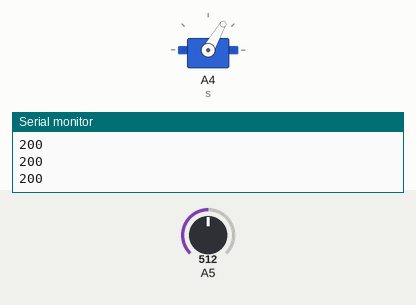
Simulated run of this sketch. Board: Arduino Uno, built with avr-gcc and run on an emulated ATmega328P. Parts: servo, the last lines printed to the serial monitor. The test bench sets the inputs (shaded band); at power-on: A5 = 512.

Above: at 1.2 s.
1.3 s: A5 set to 116
2.8 s: A5 set to 93
At 3.2 s:
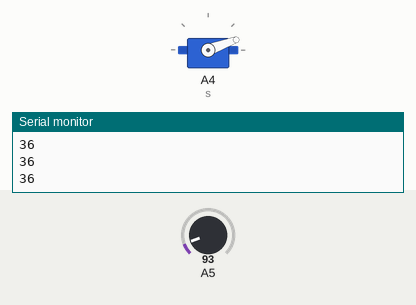
4.3 s: A5 set to 122
At 5.5 s:
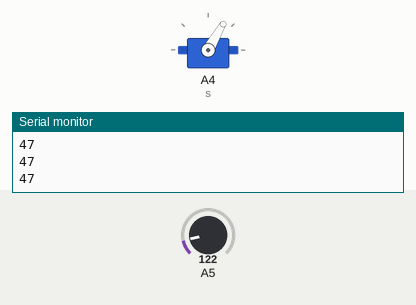
5.8 s: A5 set to 30
At 7.2 s:
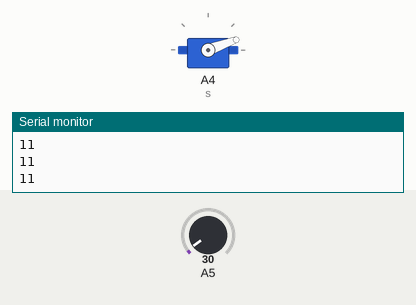
Timing chart, 0 to 8.3 s (numbered marks = the images above; inputs shaded):
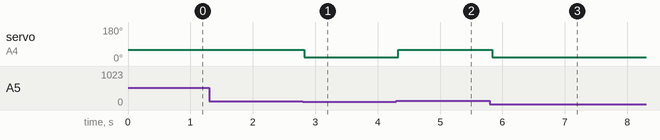

Measured:
- the behaviour switches between 105 and 104 on A5 (found by bisection; images 0 and 1)
- after the input at 2.8 s, servo on A4 (s): 60° → 20° at once
- after the input at 4.3 s, servo on A4 (s): 20° → 60° at once
- after the input at 5.8 s, servo on A4 (s): 60° → 20° at once

The sketch:

ptato_but_not_working__DINOGAME.ino
```cpp
#include <Servo.h>

Servo s;
int out;
int PIN;

void setup() {
  Serial.begin(9600);
  pinMode(A5,INPUT);
  s.attach(A4);
}


void loop() {

  PIN = analogRead(A5);
  out = map( PIN , 0 , 255 , 0 , 100 );
  Serial.println(out);
  if( out <= 40 ){
    s.write(20);
    delay(100);
  }else{
    s.write(60);
    delay(50);
  }
}
```
